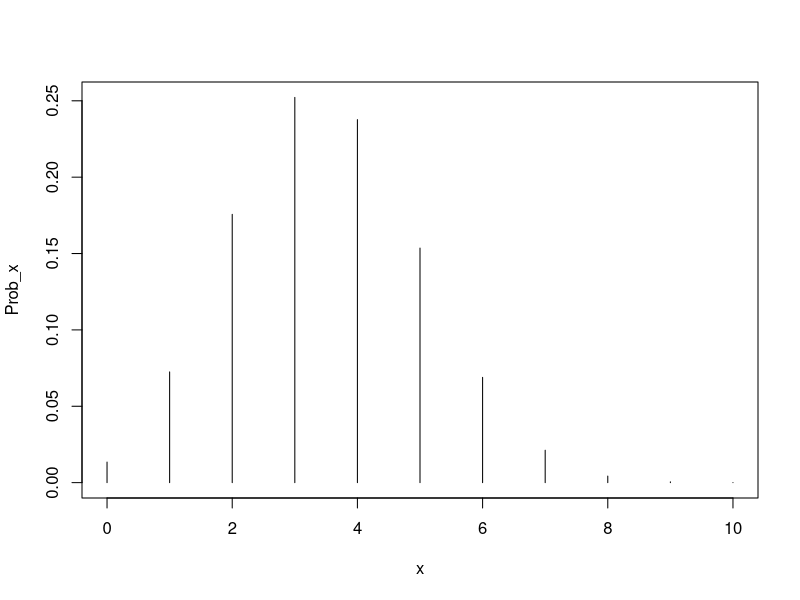
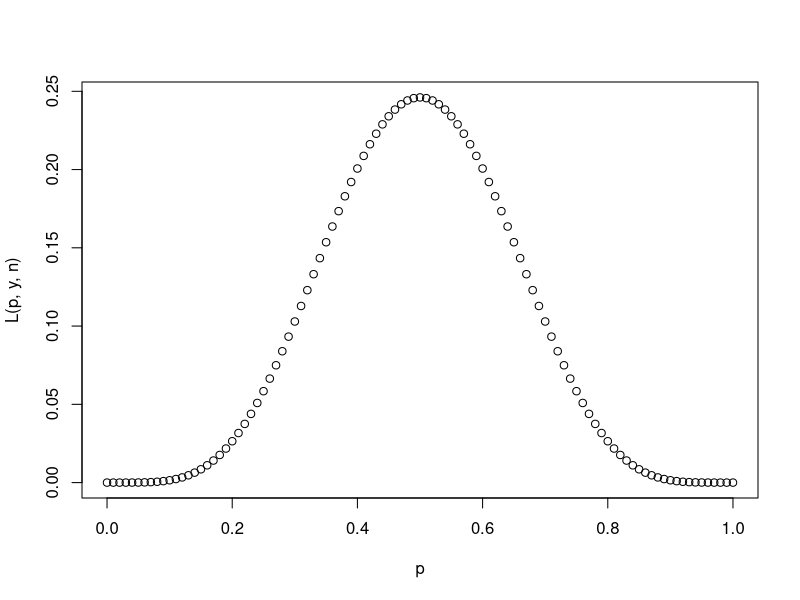
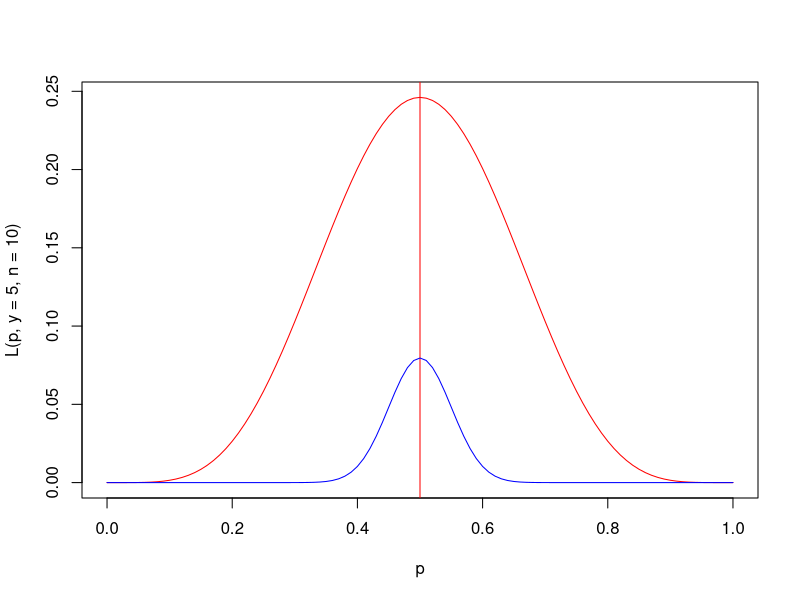
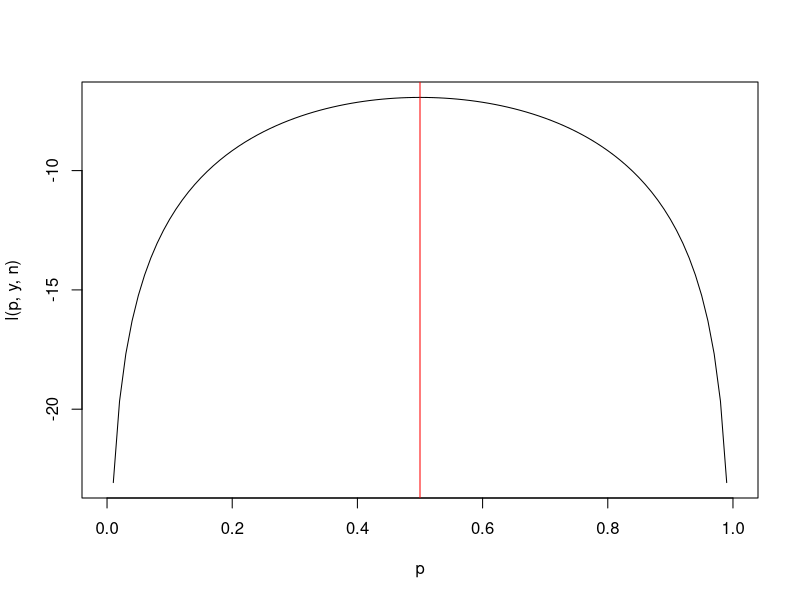
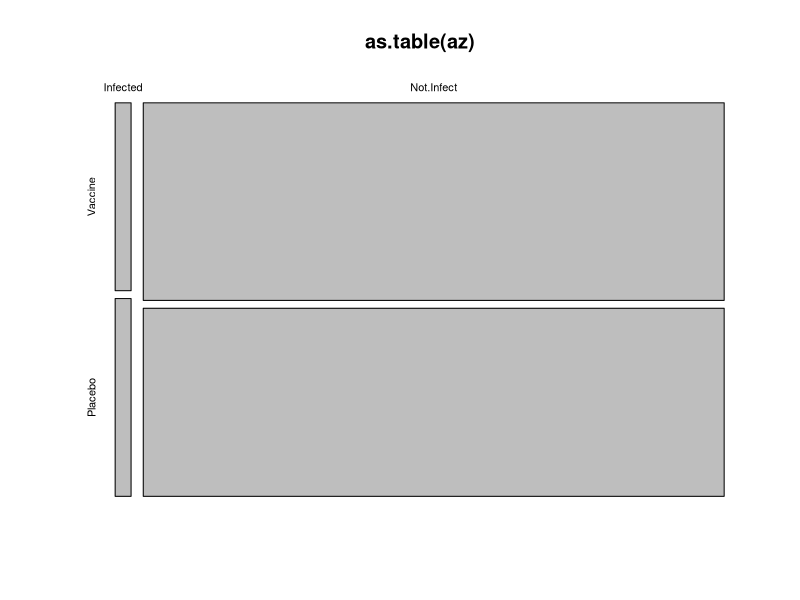

Write the R code that produced these figures, in order.
## ---- chunk 1
knitr::opts_chunk$set(echo = TRUE)
## ---- chunk 2
x = 0:10
Prob_x = dbinom(x, 10, 0.35)
plot(x, Prob_x, type="h")
## ---- chunk 3
y = 5 # observed data
n = 10
L = function(p, y, n) choose(n,y) * p^y * (1-p)^(n-y) # see binomial probability expression above
p = seq(0, 1, by = 0.01) # values of p ranging from 0 to 1
plot(p, L(p, y, n)) # include argument type = "l" to get a line instead
## ---- chunk 4
likelihood = L(p, y, n)
p[likelihood == max(likelihood)]
## ---- chunk 5
plot(p, L(p, y=5, n=10), type="l", col="red") 
abline(v=y/n, col="red")
lines(p, L(p, y=50, n=100), col="blue") 
## ---- chunk 6
l = function(p, y=5, n=10) y*log(p) + (n-y)*log(1-p)
plot(p, l(p, y, n), type="l") 
abline(v=y/n, col="red")
## ---- chunk 7
# https://www.nytimes.com/2021/02/07/world/south-africa-astrazeneca-vaccine.html

az <- matrix(c(19, 748-19, 20, 714-20), ncol=2)
rownames(az) <- c("Infected", "Not.Infect")
colnames(az) <- c("Vaccine", "Placebo")

as.table(az)
plot(as.table(az))
## ---- chunk 8
(p.inf <- az["Infected", ] / colSums(az))
## ---- chunk 9
(odds.inf <- p.inf / (1 - p.inf))
## ---- chunk 10
(odds.ratio <- odds.inf["Vaccine"] / odds.inf["Placebo"])
## ---- chunk 11
(outcome <- cbind(Infected=az["Infected", ], Not.Infect=az["Not.Infect", ]))
(treatment <- factor(colnames(az)))
## ---- chunk 12
summary(m <- glm(outcome ~ treatment, family=binomial(link="logit")))
## ---- chunk 13
exp(confint(m)[2, ])
## ---- chunk 14
Lambda <- 2
i <- 0:6
i.k <- rep(i, each = 8)
lambda.k <- Lambda * (2^(-i.k))

set.seed(123456) # Just so we get the same numbers every time...
N.k <- rpois(length(i.k), lambda = lambda.k)
## ---- chunk 15
growth <- tapply(N.k>0, i.k, sum) #No. 'growth' in each dilution group
no.growth <- (8 - growth)         #No. 'no growth' in each dilution group

rbind(growth, no.growth) # Looking at the generated data
## ---- chunk 16
summary(m <- glm(cbind(growth, no.growth) ~ i, family = binomial(link = "cloglog")))
## ---- chunk 17
exp(confint(m))
